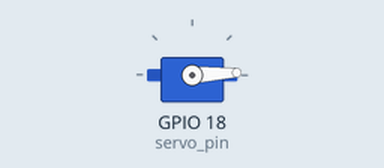
The sketch below on a simulated ESP32. Shown: servo.

Above: at 0.05 s.
At 1.3 s:
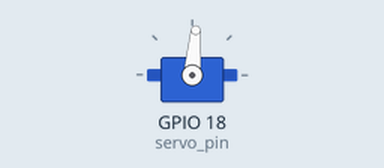
At 2.6 s:
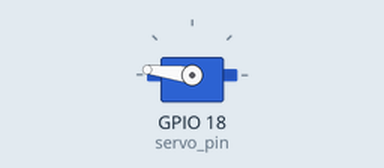
At 5.2 s:
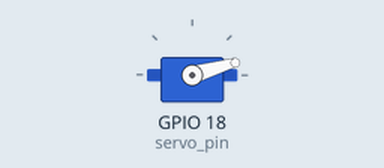
Timing chart, 0 to 7.1 s (numbered marks = the images above):
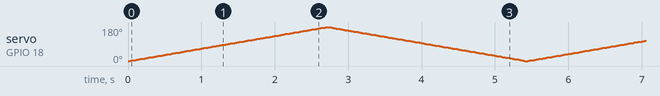

The sketch:

servo_esp32.ino
```cpp
#include <ESP32Servo.h>

Servo myservo;
const int servo_pin = 18;
int pos = 0;

void setup() {
  myservo.attach(servo_pin);
}

void loop() {
  for (pos = 0; pos <= 180; pos += 1) {
    myservo.write(pos);
    delay(15);
  }
  for (pos = 180; pos >= 0; pos -= 1) {
    myservo.write(pos);
    delay(15);
  }
}
```
